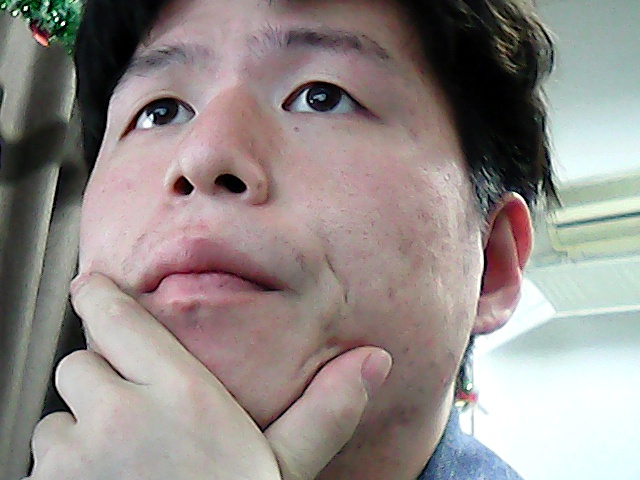
#> input picture photos/2018-04-18_15-22-44.jpg, 640 x 480 px, given in place of the camera
$ python canny.py
#> lines starting #> are read from the running program, lines starting #| are printed output that depends on the picture; after the words box and inside, x2 and y2 are one past the last pixel; in counts of white or black regions, pixels touching at a corner belong together
import cv2
import numpy as np

if __name__ == '__main__':

    def nothing(*arg):
        pass

    cv2.namedWindow('edge')
    cv2.createTrackbar('thrs1', 'edge', 2000, 5000, nothing)
    cv2.createTrackbar('thrs2', 'edge', 4000, 5000, nothing)

    cap = cv2.VideoCapture(0)
    while True:
        flag, img = cap.read()
#> img is the input picture: shape (480, 640, 3); mean B, G, R 136.7, 139.5, 147.3
        img = cv2.GaussianBlur(img, (3,3), 0)

        gray = cv2.cvtColor(img, cv2.COLOR_BGR2GRAY)
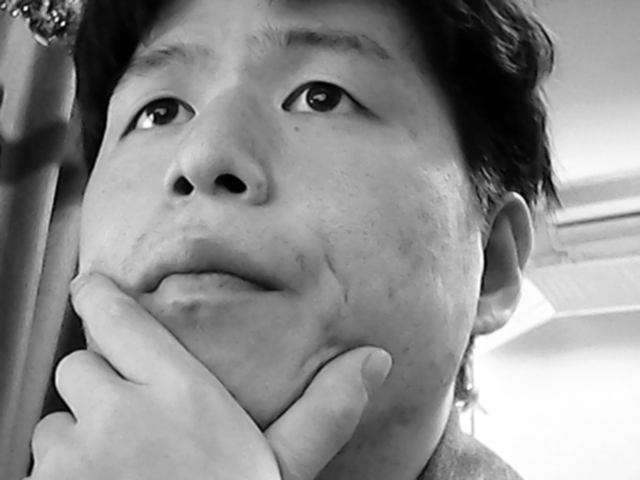
#> gray: shape (480, 640); min 0, max 255, mean 141.5
        thrs1 = cv2.getTrackbarPos('thrs1', 'edge')
        thrs2 = cv2.getTrackbarPos('thrs2', 'edge')
        edge = cv2.Canny(gray, thrs1, thrs2, apertureSize=5)
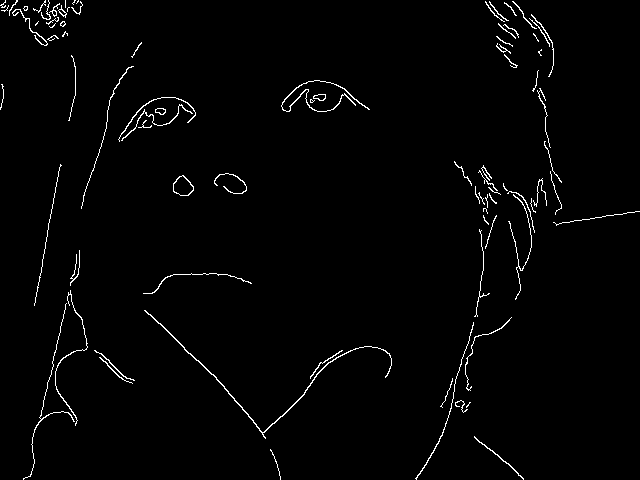
#> edge: shape (480, 640); 1.7% white in thin lines or dots
        vis = img.copy()
        vis = np.uint8(vis/2.)
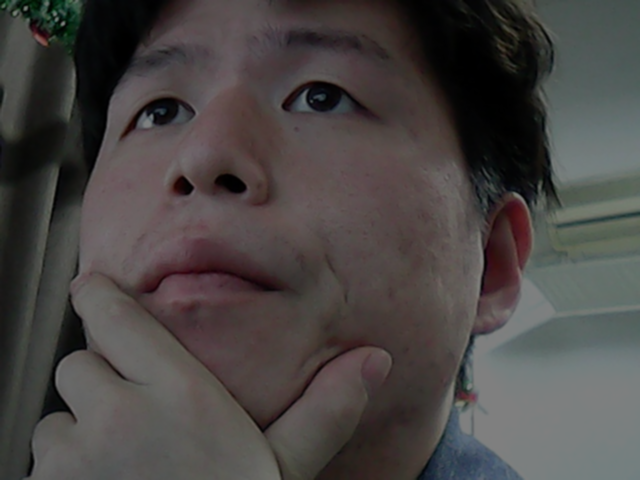
#> vis: shape (480, 640, 3); mean B, G, R 68.1, 69.5, 73.4
        vis[edge != 0] = (0, 255, 0)
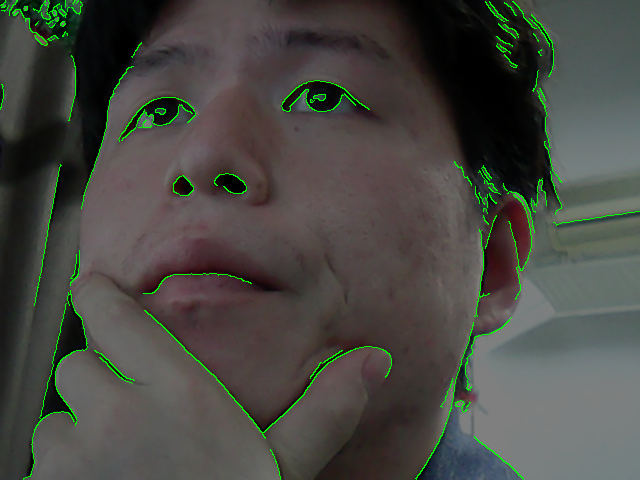
#> vis: shape (480, 640, 3); 1.67% of pixels changed, all inside (x1, y1, x2, y2) = (0, 0, 640, 480)
        cv2.imshow('edge', vis)
        ch = cv2.waitKey(5) & 0xFF
#> (key Esc is pressed here)
        if ch == 'q':
            break
    cv2.destroyAllWindows()

$ run again, on photos/2018-04-18_15-22-48.jpg
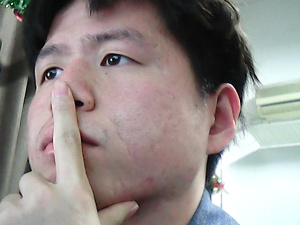
#> input picture photos/2018-04-18_15-22-48.jpg, 300 x 225 px, given in place of the camera
#> img is the input picture: shape (225, 300, 3); mean B, G, R 137.3, 140.1, 147.1
#> `edge = cv2.Canny(gray, thrs1, thrs2, apertureSize=5)`:
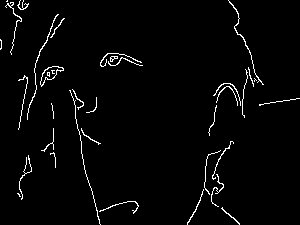
#> edge: shape (225, 300); 2.6% white in thin lines or dots
#> `vis[edge != 0] = (0, 255, 0)`:
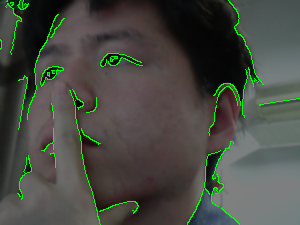
#> vis: shape (225, 300, 3); mean B, G, R 67, 74.8, 71.7
